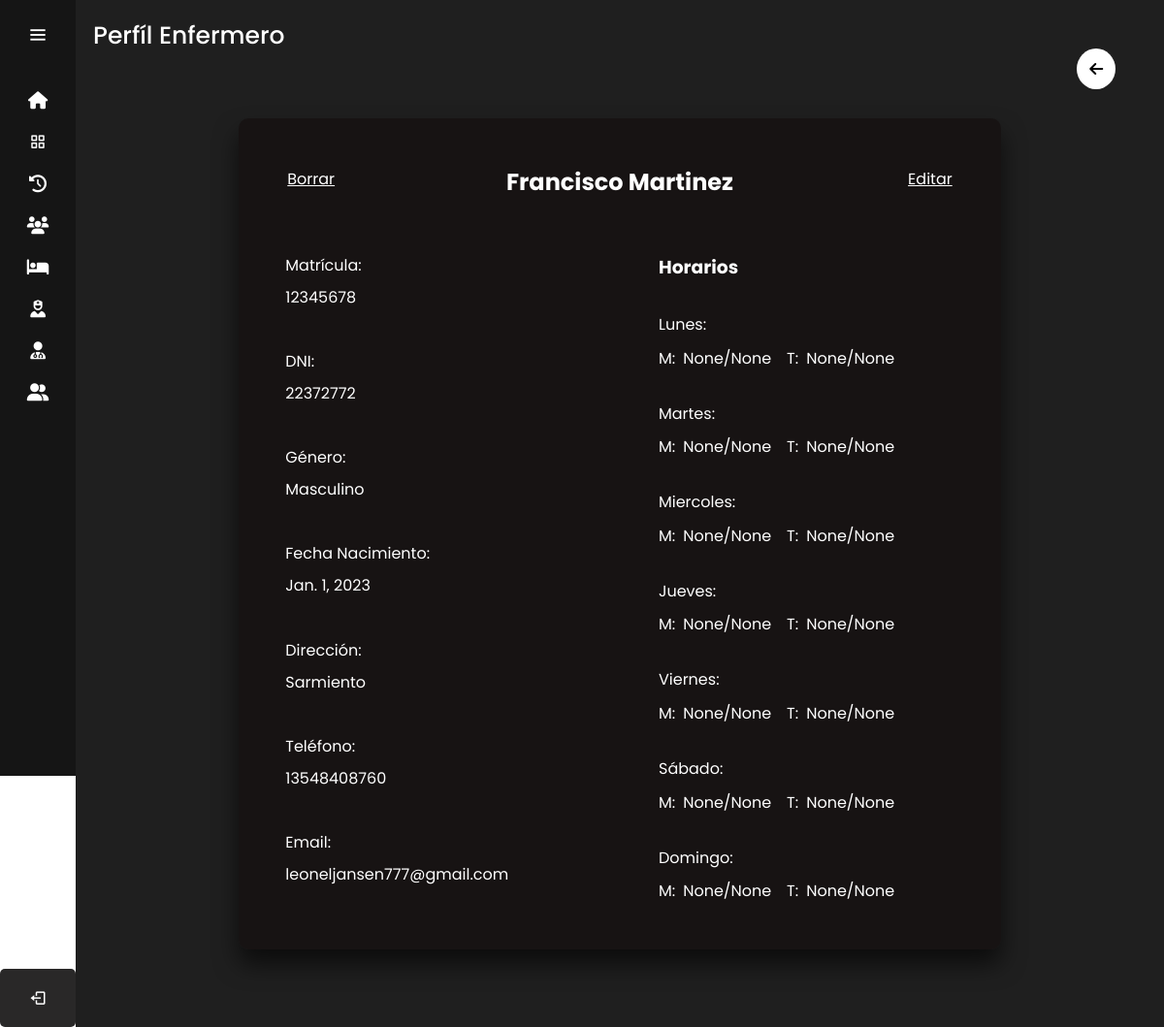
Before: /perfil_enfermero/1/ (signed in) with the older database file.
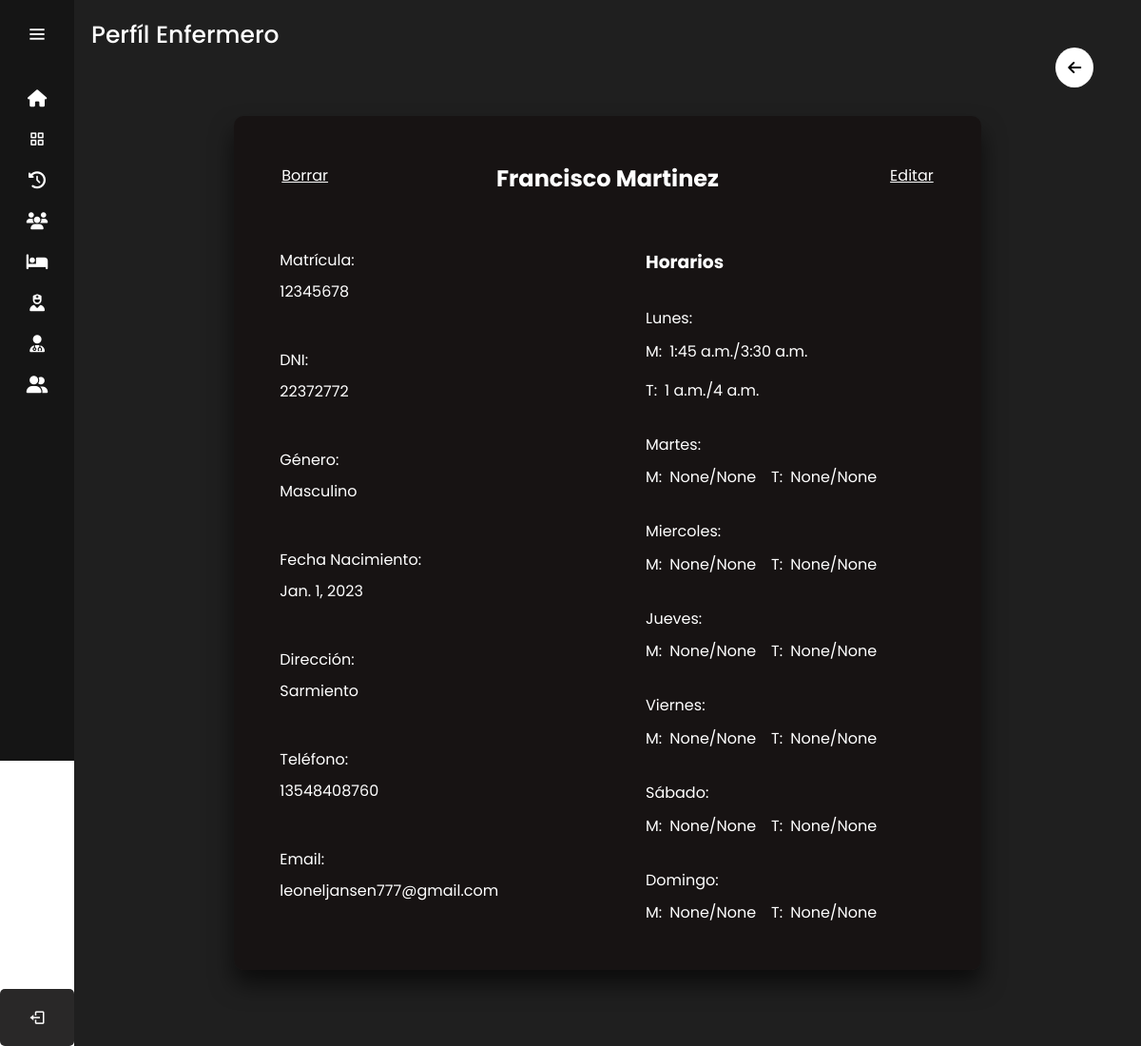
After: the same page with the newer database file.
### sitio/models.py (models this page shows)
class Enfermeros(models.Model):
    DNI = models.CharField(max_length=8)
    nombre = models.CharField(max_length=255)
    apellido = models.CharField(max_length=255)
    direccion = models.TextField()
    email = models.EmailField()
    fecha_nacimiento=models.DateField()
    genero=models.CharField(max_length=12, default='masculino')
    telefono = models.CharField(max_length=12)
    lunesMI = models.TimeField(null=True)
    lunesMF = models.TimeField(null=True)
    lunesTI = models.TimeField(null=True)
    lunesTF = models.TimeField(null=True)
    martesMI = models.TimeField(null=True)
    martesMF = models.TimeField(null=True)
    martesTI = models.TimeField(null=True)
    martesTF = models.TimeField(null=True)
    miercolesMI = models.TimeField(null=True)
    miercolesMF = models.TimeField(null=True)
    miercolesTI = models.TimeField(null=True)
    miercolesTF = models.TimeField(null=True)
    juevesMI = models.TimeField(null=True)
    juevesMF = models.TimeField(null=True)
    juevesTI = models.TimeField(null=True)
    juevesTF = models.TimeField(null=True)
    viernesMI = models.TimeField(null=True)
    viernesMF = models.TimeField(null=True)
    viernesTI = models.TimeField(null=True)
    viernesTF = models.TimeField(null=True)
    sabadoMI = models.TimeField(null=True)
    sabadoMF = models.TimeField(null=True)
    sabadoTI = models.TimeField(null=True)
    sabadoTF = models.TimeField(null=True)
    domingoMI = models.TimeField(null=True)
    domingoMF = models.TimeField(null=True)
    domingoTI = models.TimeField(null=True)
    domingoTF = models.TimeField(null=True)

### sitio/views.py (the view)
# urls.py: path('perfil_enfermero/<int:enfermero_id>/',login_required(views.perfil_enfermero),name='perfil_enfermero'),
def perfil_enfermero (request,enfermero_id):
    enfermeros=get_object_or_404(Enfermeros,id=enfermero_id)
    return render(request, 'perfil_enfermero.html',{'enfermeros': enfermeros})

### sitio/templates/perfil_enfermero.html (shortened to what the changed rows need)
{% extends 'layouts/nav.html' %} {% load static %} {% block content %}
<head>
    <link rel="stylesheet" href="{% static '/Styles/perfil_medico_enfermero_styles.css' %}">
</head>
<div class="container_perfil_medico_enfermero">
    <div class="perfil_medico_enfermero">
        <div class="nombre_apellido">
            <h2>{{enfermeros.nombre}} {{ enfermeros.apellido }}</h2>
        </div>
        <div class="item_perfil horario">
            <div class="dia_semana">
                <div class="manana_tarde">
                    <div class="item_manana_tarde">
                        <p>M: </p><p><span>{{enfermeros.lunesMI}}</span>/<span>{{enfermeros.lunesMF}}</span></p>
                    </div>
                    <div class="item_manana_tarde">
                        <p>T: </p><p> <span>{{enfermeros.lunesTI}}</span>/<span>{{enfermeros.lunesTF}}</span></p>
                    </div>
                </div>
            </div>
            <div class="dia_semana">
                <div class="manana_tarde">
                    <div class="item_manana_tarde">
                        <p>M: </p><p><span>{{enfermeros.martesMI}}</span>/<span>{{enfermeros.martesMF}}</span></p>
                    </div>
                    <div class="item_manana_tarde">
                        <p>T: </p><p> <span>{{enfermeros.martesTI}}</span>/<span>{{enfermeros.martesTF}}</span></p>
                    </div>
                </div>
            </div>
            <div class="dia_semana">
                <div class="manana_tarde">
                    <div class="item_manana_tarde">
                        <p>M: </p><p><span>{{enfermeros.miercolesMI}}</span>/<span>{{enfermeros.miercolesMF}}</span></p>
                    </div>
                    <div class="item_manana_tarde">
                        <p>T: </p><p> <span>{{enfermeros.miercolesTI}}</span>/<span>{{enfermeros.miercolesTF}}</span></p>
                    </div>
                </div>
            </div>
            <div class="dia_semana">
                <div class="manana_tarde">
                    <div class="item_manana_tarde">
                        <p>M: </p><p><span>{{enfermeros.juevesMI}}</span>/<span>{{enfermeros.miercolesMF}}</span></p>
                    </div>
                    <div class="item_manana_tarde">
                        <p>T: </p><p> <span>{{enfermeros.juevesTI}}</span>/<span>{{enfermeros.juevesTF}}</span></p>
                    </div>
                </div>
            </div>
            <div class="dia_semana">
                <div class="manana_tarde">
                    <div class="item_manana_tarde">
                        <p>M: </p><p><span>{{enfermeros.viernesMI}}</span>/<span>{{enfermeros.viernesMF}}</span></p>
                    </div>
                    <div class="item_manana_tarde">
                        <p>T: </p><p> <span>{{enfermeros.viernesTI}}</span>/<span>{{enfermeros.viernesTF}}</span></p>
                    </div>
                </div>
            </div>
            <div class="dia_semana">
                <div class="manana_tarde">
                    <div class="item_manana_tarde">
                        <p>M: </p><p><span>{{enfermeros.sabadoMI}}</span>/<span>{{enfermeros.sabadoMF}}</span></p>
                    </div>
                    <div class="item_manana_tarde">
                        <p>T: </p><p> <span>{{enfermeros.sabadoTI}}</span>/<span>{{enfermeros.sabadoTF}}</span></p>
                    </div>
                </div>
            </div>
            <div class="dia_semana">
                <div class="manana_tarde">
                    <div class="item_manana_tarde">
                        <p>M: </p><p><span>{{enfermeros.domingoMI}}</span>/<span>{{enfermeros.domingoMF}}</span></p>
                    </div>
                    <div class="item_manana_tarde">
                        <p>T: </p><p> <span>{{enfermeros.domingoTI}}</span>/<span>{{enfermeros.domingoTF}}</span></p>
                    </div>
                </div>
            </div>
        </div>
        <div class="item_perfil izquierda_perfil">
            <p>DNI:</p> <p>{{enfermeros.DNI}}</p>
        </div>
        <div class="item_perfil izquierda_perfil">
            <p>Género:</p> <p>{{enfermeros.genero}}</p>
        </div>
        <div class="item_perfil izquierda_perfil">
            <p>Fecha Nacimiento: </p><p>{{enfermeros.fecha_nacimiento}}</p>
        </div>
        <div class="item_perfil izquierda_perfil">
            <p>Dirección: </p> <p>{{enfermeros.direccion}}</p>
        </div>
        <div class="item_perfil izquierda_perfil telefono">
            <p>Teléfono: </p> <p>{{enfermeros.telefono}}</p>
        </div>
        <div class="item_perfil izquierda_perfil email">
            <p>Email: </p> <p>{{enfermeros.email}}</p>
        </div>
    </div>
</div>
{% endblock %}

Changed rows visible on the page:
changed Enfermeros "Francisco": lunesMI "None" → "1:45 a.m."; lunesMF "None" → "3:30 a.m."; lunesTI "None" → "1 a.m."; lunesTF "None" → "4 a.m."
